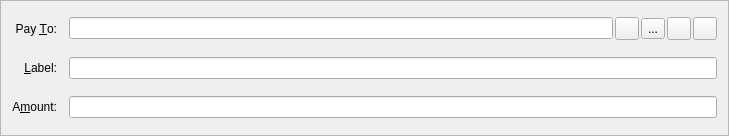
<?xml version="1.0" encoding="UTF-8"?>
<ui version="4.0">
 <class>SendCoinsEntry</class>
 <widget class="QFrame" name="SendCoinsEntry">
  <property name="geometry">
   <rect>
    <x>0</x>
    <y>0</y>
    <width>729</width>
    <height>136</height>
   </rect>
  </property>
  <property name="windowTitle">
   <string>Form</string>
  </property>
  <property name="frameShape">
   <enum>QFrame::StyledPanel</enum>
  </property>
  <property name="frameShadow">
   <enum>QFrame::Sunken</enum>
  </property>
  <layout class="QGridLayout" name="gridLayout">
   <property name="spacing">
    <number>12</number>
   </property>
   <item row="5" column="0">
    <widget class="QLabel" name="label">
     <property name="text">
      <string>A&amp;mount:</string>
     </property>
     <property name="alignment">
      <set>Qt::AlignRight|Qt::AlignTrailing|Qt::AlignVCenter</set>
     </property>
     <property name="buddy">
      <cstring>payAmount</cstring>
     </property>
    </widget>
   </item>
   <item row="3" column="0">
    <widget class="QLabel" name="label_2">
     <property name="text">
      <string>Pay &amp;To:</string>
     </property>
     <property name="alignment">
      <set>Qt::AlignRight|Qt::AlignTrailing|Qt::AlignVCenter</set>
     </property>
     <property name="buddy">
      <cstring>payTo</cstring>
     </property>
    </widget>
   </item>
   <item row="5" column="1">
    <widget class="BitcoinAmountField" name="payAmount"/>
   </item>
   <item row="4" column="1">
    <layout class="QHBoxLayout" name="horizontalLayout_2">
     <property name="spacing">
      <number>0</number>
     </property>
     <item>
      <widget class="QValidatedLineEdit" name="addAsLabel">
       <property name="enabled">
        <bool>true</bool>
       </property>
       <property name="toolTip">
        <string>Enter a label for this address to add it to your address book</string>
       </property>
      </widget>
     </item>
    </layout>
   </item>
   <item row="4" column="0">
    <widget class="QLabel" name="label_4">
     <property name="text">
      <string>&amp;Label:</string>
     </property>
     <property name="alignment">
      <set>Qt::AlignRight|Qt::AlignTrailing|Qt::AlignVCenter</set>
     </property>
     <property name="buddy">
      <cstring>addAsLabel</cstring>
     </property>
    </widget>
   </item>
   <item row="3" column="1">
    <layout class="QHBoxLayout" name="payToLayout">
     <property name="spacing">
      <number>2</number>
     </property>
     <item>
      <widget class="QValidatedLineEdit" name="payTo">
       <property name="toolTip">
        <string>The address to send the payment to  (e.g. C8gZqgY4r2RoEdqYk3QsAqFckyf9pRHN6i)</string>
       </property>
       <property name="maxLength">
        <number>34</number>
       </property>
      </widget>
     </item>
     <item>
      <widget class="QToolButton" name="addressBookButton">
       <property name="toolTip">
        <string>Choose address from address book</string>
       </property>
       <property name="text">
        <string/>
       </property>
       <property name="icon">
        <iconset resource="../bitcoin.qrc">
         <normaloff>:/icons/address-book</normaloff>:/icons/address-book</iconset>
       </property>
       <property name="shortcut">
        <string>Alt+A</string>
       </property>
      </widget>
     </item>
     <item>
      <widget class="QToolButton" name="camButton">
       <property name="text">
        <string>...</string>
       </property>
       <property name="icon">
        <iconset resource="../bitcoin.qrc">
         <normaloff>:/icons/camera</normaloff>:/icons/camera</iconset>
       </property>
      </widget>
     </item>
     <item>
      <widget class="QToolButton" name="pasteButton">
       <property name="toolTip">
        <string>Paste address from clipboard</string>
       </property>
       <property name="text">
        <string/>
       </property>
       <property name="icon">
        <iconset resource="../bitcoin.qrc">
         <normaloff>:/icons/editpaste</normaloff>:/icons/editpaste</iconset>
       </property>
       <property name="shortcut">
        <string>Alt+P</string>
       </property>
      </widget>
     </item>
     <item>
      <widget class="QToolButton" name="deleteButton">
       <property name="toolTip">
        <string>Remove this recipient</string>
       </property>
       <property name="text">
        <string/>
       </property>
       <property name="icon">
        <iconset resource="../bitcoin.qrc">
         <normaloff>:/icons/remove</normaloff>:/icons/remove</iconset>
       </property>
      </widget>
     </item>
    </layout>
   </item>
  </layout>
 </widget>
 <customwidgets>
  <customwidget>
   <class>QValidatedLineEdit</class>
   <extends>QLineEdit</extends>
   <header>qvalidatedlineedit.h</header>
  </customwidget>
  <customwidget>
   <class>BitcoinAmountField</class>
   <extends>QLineEdit</extends>
   <header>bitcoinamountfield.h</header>
   <container>1</container>
  </customwidget>
 </customwidgets>
 <resources>
  <include location="../bitcoin.qrc"/>
 </resources>
 <connections/>
</ui>
